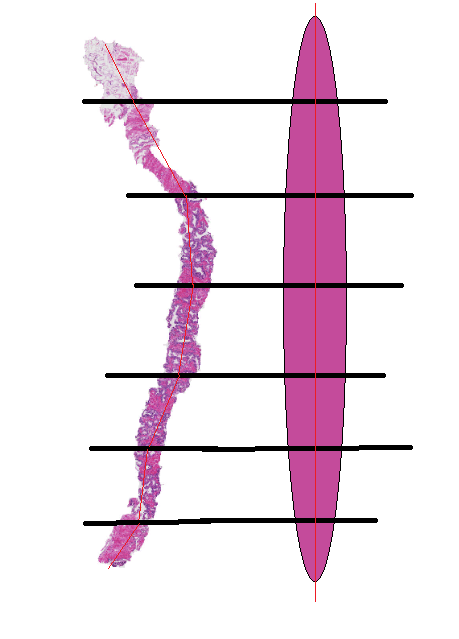
#> input picture obraz poglądowy pomysłu.bmp, 459 x 639 px
$ python -i reinhard_normalization.py   (imports and definitions only)
#> lines starting #> are read from the running program, lines starting #| are printed output that depends on the picture
### staintools/image_validation.py
import numpy as np

"""
Autor: Peter554
Źródło: https://github.com/Peter554/StainTools
Licencja: MIT
"""


def is_image(I):
    """
    Is I an image.
    """
    if not isinstance(I, np.ndarray):
        return False
    if not I.ndim == 3:
        return False
    return True


def is_uint8_image(I):
    """
    Is I a uint8 image.
    """
    if not is_image(I):
        return False
    if I.dtype != np.uint8:
        return False
    return True

### staintools/reinhard_normalization.py
import numpy as np
import cv2 as cv
# tif_image_cutter.preprocessing.
from staintools.image_validation import is_uint8_image

"""
Autor: Peter554
Źródło: https://github.com/Peter554/StainTools
Licencja: MIT
"""


class ReinhardColorNormalizer(object):
    """
    Normalize a patch color to the target image using the method of:
    E. Reinhard, M. Adhikhmin, B. Gooch, and P. Shirley,
    'Color transfer between images'
    """

    def __init__(self):
        self.target_means = None
        self.target_stds = None

    def fit(self, target):
        """
        Fit to a target image
        :param target: Image RGB uint8.
        :return:
        """
        means, stds = self.get_mean_std(target)
        self.target_means = means
        self.target_stds = stds

    def transform(self, I):
        """
        Transform an image.
        :param I: Image RGB uint8.
        :return:
        """
        I1, I2, I3 = self.lab_split(I)
        means, stds = self.get_mean_std(I)
        norm1 = ((I1 - means[0]) * (self.target_stds[0] / stds[0])) + self.target_means[0]
        norm2 = ((I2 - means[1]) * (self.target_stds[1] / stds[1])) + self.target_means[1]
        norm3 = ((I3 - means[2]) * (self.target_stds[2] / stds[2])) + self.target_means[2]
        return self.merge_back(norm1, norm2, norm3)

    @staticmethod
    def lab_split(I):
        """
        Convert from RGB uint8 to LAB and split into channels.
        :param I: Image RGB uint8.
        :return:
        """
        assert is_uint8_image(I), "Should be a RGB uint8 image"
        I = cv.cvtColor(I, cv.COLOR_RGB2LAB)
#> I: shape (639, 459, 3); mean of channels 0, 1, 2 230.2, 134.9, 125.6
        I_float = I.astype(np.float32)
#> I_float: shape (639, 459, 3) float32; mean of channels 0, 1, 2 230.7, 134.9, 125.6
        I1, I2, I3 = cv.split(I_float)
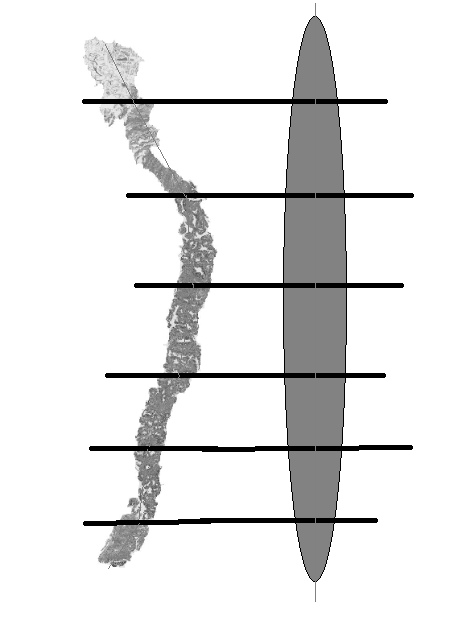
#> I1: shape (639, 459) float32; min 0, max 255, mean 230.2
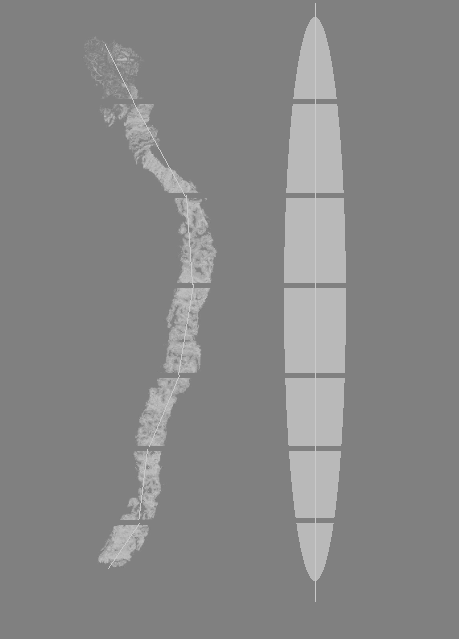
#> I2: shape (639, 459) float32; min 116, max 201, mean 134.9
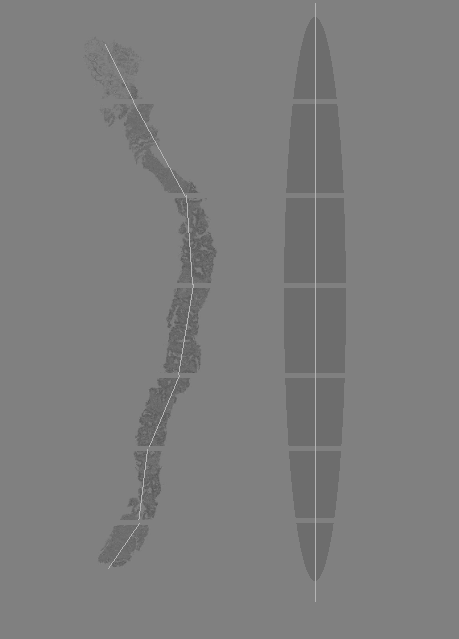
#> I3: shape (639, 459) float32; min 82, max 180, mean 125.6
        I1 /= 2.55  # should now be in range [0,100]
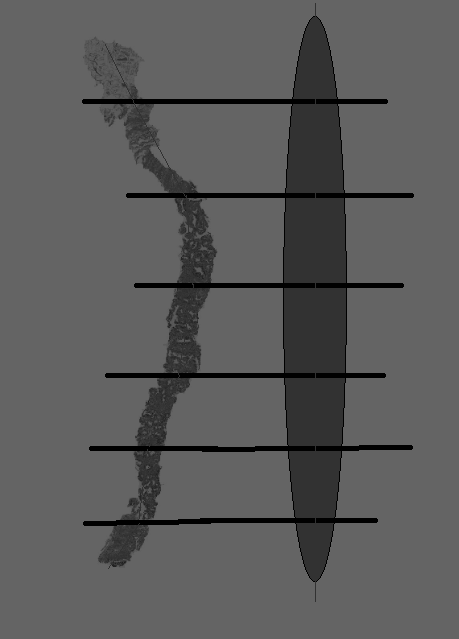
#> I1: shape (639, 459) float32; min 0, max 100, mean 90.3
        I2 -= 128.0  # should now be in range [-127,127]
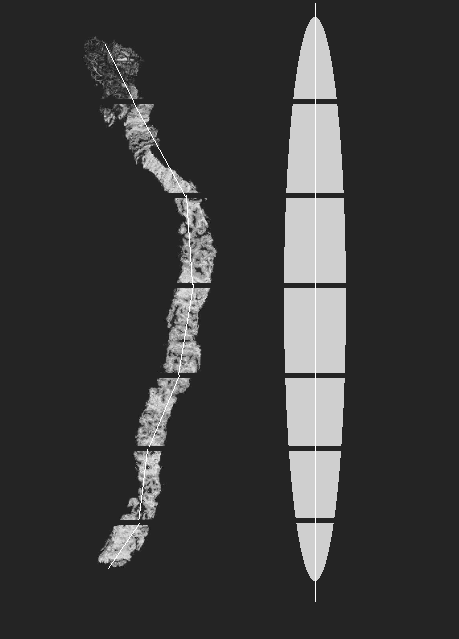
#> I2: shape (639, 459) float32; min -12, max 73, mean 6.9; drawn with min black and max white
        I3 -= 128.0  # should now be in range [-127,127]
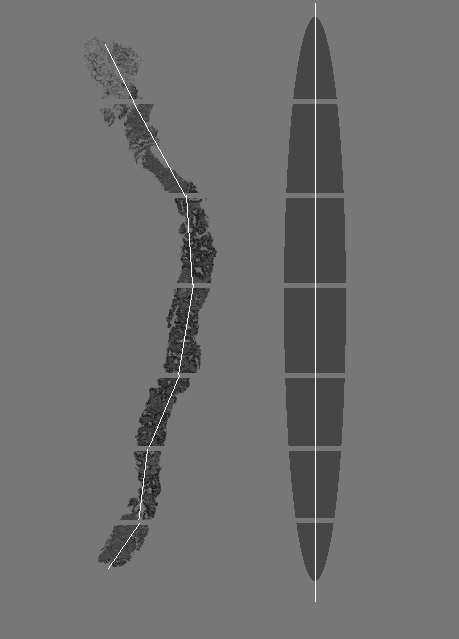
#> I3: shape (639, 459) float32; min -46, max 52, mean -2.4; drawn with min black and max white
        return I1, I2, I3

    @staticmethod
    def merge_back(I1, I2, I3):
        """
        Take seperate LAB channels and merge back to give RGB uint8.
        :param I1: L
        :param I2: A
        :param I3: B
        :return: Image RGB uint8.
        """
        I1 *= 2.55  # should now be in range [0,255]
        I2 += 128.0  # should now be in range [0,255]
        I3 += 128.0  # should now be in range [0,255]
        I = np.clip(cv.merge((I1, I2, I3)), 0, 255).astype(np.uint8)
        return cv.cvtColor(I, cv.COLOR_LAB2RGB)

    def get_mean_std(self, I):
        """
        Get mean and standard deviation of each channel.
        :param I: Image RGB uint8.
        :return:
        """
        assert is_uint8_image(I), "Should be a RGB uint8 image"
        I1, I2, I3 = self.lab_split(I)
        m1, sd1 = cv.meanStdDev(I1)
#> m1 = [90.27]; sd1 = [23.25]
        m2, sd2 = cv.meanStdDev(I2)
#> m2 = [6.94]; sd2 = [18.07]
        m3, sd3 = cv.meanStdDev(I3)
#> m3 = [-2.35]; sd3 = [7.49]
        means = m1, m2, m3
#> means = ([90.27], [6.94], [-2.35])
        stds = sd1, sd2, sd3
#> stds = ([23.25], [18.07], [7.49])
        return means, stds

>>> import cv2
>>> picture = cv2.cvtColor(cv2.imread('../obraz poglądowy pomysłu.bmp'), cv2.COLOR_BGR2RGB)
>>> result = ReinhardColorNormalizer().transform(picture)
#> in transform, `means, stds = self.get_mean_std(I)`: means = ([90.27], [6.94], [-2.35]); stds = ([23.25], [18.07], [7.49])
#> (the run stopped early here; a loop or call above may not have finished)
